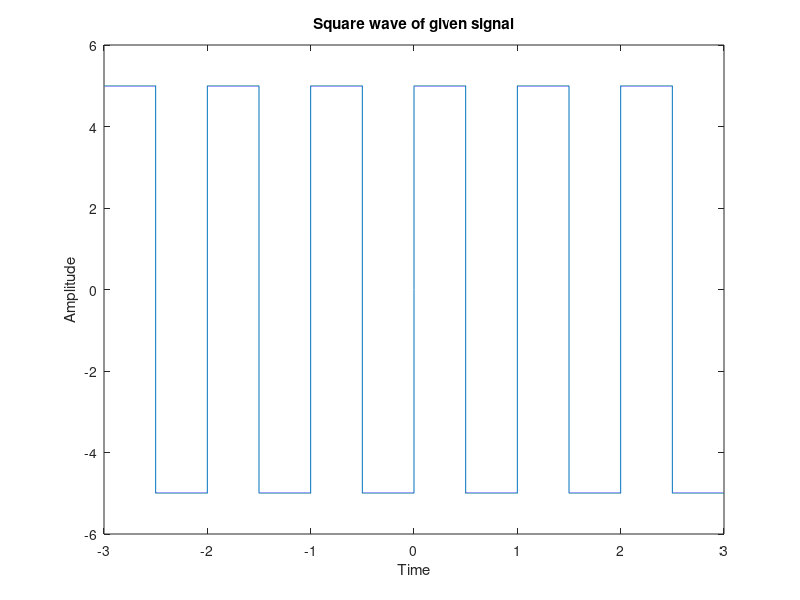

Here is the MATLAB script that generated this plot:
f = 1
amp = 5
DCbias=-3
Ts = 0.0001
t = -3:Ts:3-Ts;
signal = amp * sign(sin(2*pi*f*t));

plot(t, signal);
xlabel('Time')
ylabel('Amplitude')
title('Square wave of given signal')

m =0:20

a = rand(25,1)


fourier = a(1)